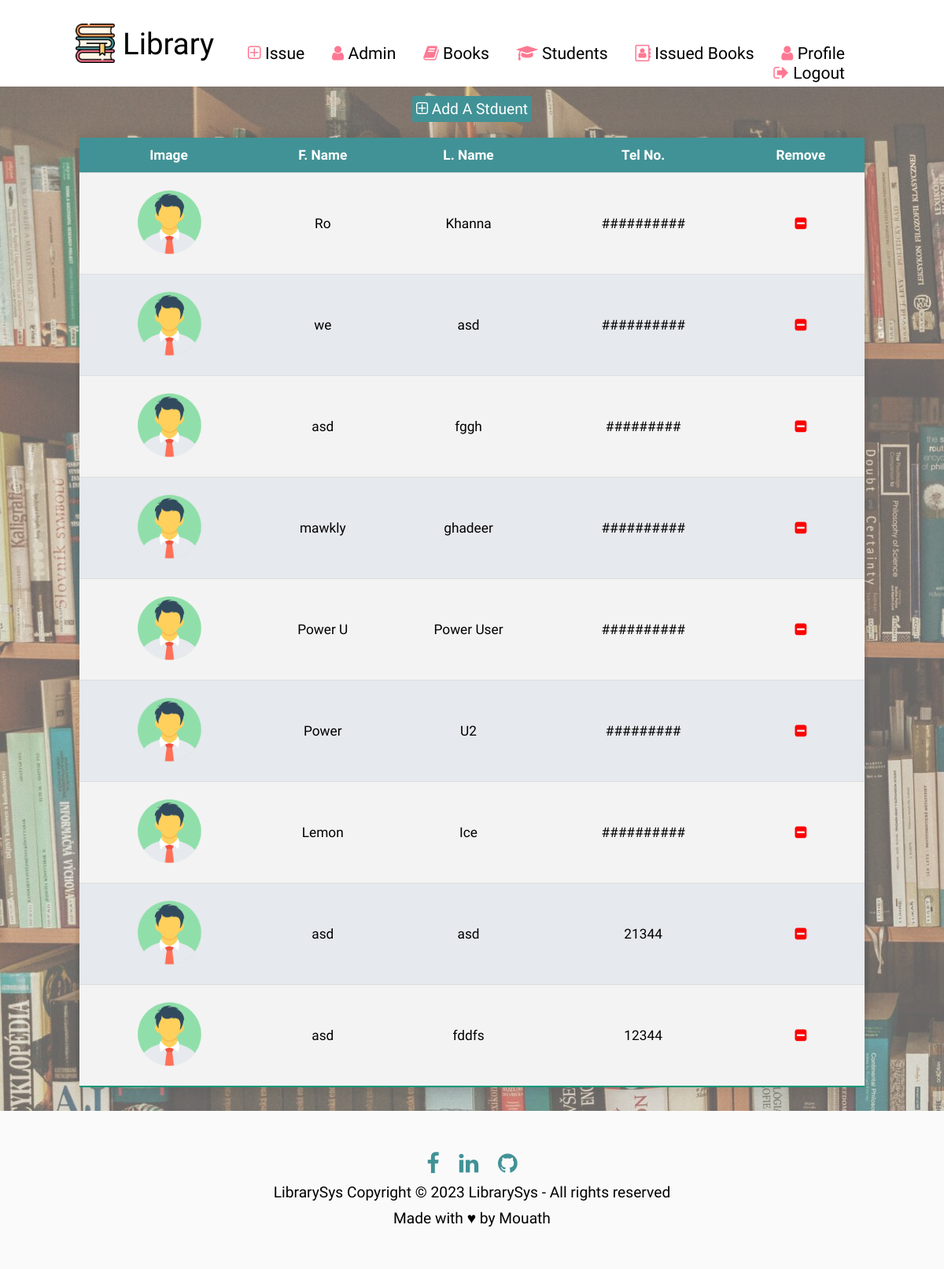
/students/ (signed in), run on an earlier commit of the app's database.
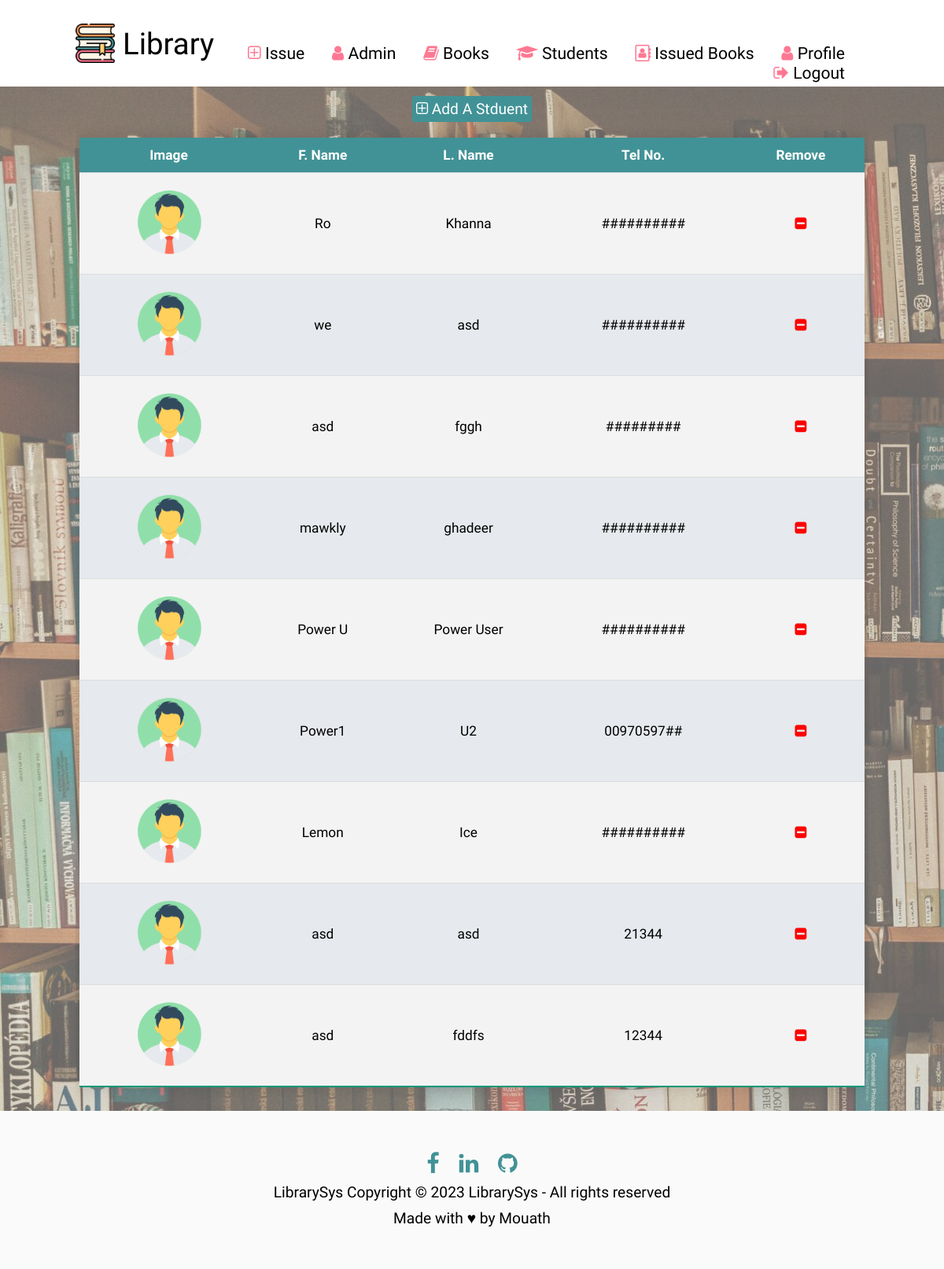
And on a later commit of the database.
### LibraryApp/models.py (models this page shows, shortened)
class Student(models.Model):
    FName=models.CharField(max_length=10)
    LName=models.CharField(max_length=10)
    TelNo=models.CharField(max_length=10)
    user=models.OneToOneField(
        User,
        on_delete=models.CASCADE
    )
    image = models.ImageField(upload_to='static/images/Students/',  blank=True)

### LibraryApp/views.py (the view)
# urls.py: path('students/', views.Students, name='Students'),
def Students(req):
    if(req.user.is_superuser):
        students=models.Student.objects.all()
        con={
            'students':students
        }
        return render(req,'Library/Students.html',con)
    else:
        return HttpResponse('impossible, not Autherized!')  # to be replaced by Messsege later

### LibraryApp/templates/Library/Students.html (shortened to what this page needs)
{% extends 'base.html' %}
{% block content %}
{% load static %}
<div class="mytable std">
    <div class="add-btn">
        <a href="{% url 'LibraryApp:AddStudents' %}"><i class="fa fa-plus-square-o" aria-hidden="true"></i>  Add A Stduent</a>
    </div>
    <table class="styled-table std">
        <th>Image</th>
        <th>F. Name</th>
        <th>L. Name</th>
        <th>Tel No.</th>
        <th>Remove</th>
        {% for i in students %}
        <tr>
            <td class="image"><a href="{% url 'LibraryApp:Profile' i.id %}"><img src="{% static i.image %}" alt=""></a></td>
            <td>{{i.FName}}</td>
            <td>{{i.LName}}</td>
            <td>{{i.TelNo}}</td>
            <td><a href="{% url 'LibraryApp:delStudents' i.id %}"><i class="fa fa-minus-square" aria-hidden="true"></i></a></td>
        </tr>
        {% endfor %}
    </table>
</div>
{% endblock %}

### LibraryApp/templates/base.html (shortened to what this page needs)
{% load static %}
<!DOCTYPE html>
<html lang="en">
<head>
    <link rel="stylesheet" href="{% static 'font-awesome-4.7.0/css/font-awesome.min.css' %}">
    <link rel="stylesheet" href="{% static 'css/main.css' %}">
    <link rel="stylesheet" href="{% static 'js/main.js' %}">
</head>
<body>
  <div class="navbar">
    <a href="{% url 'LibraryApp:home' %}" class="site-title">
      <div>
        <img src={% static 'images/site-icon.png' %} alt="" class="logo">
        <span>Library</span>
      </div>
    </a>
    <nav>
        <ul id="menuList">
          {% if user.is_authenticated %}
            {% if user.is_superuser %}
                <li><a href="{% url 'LibraryApp:IssueABook' %}"><i class="fa fa-plus-square-o" aria-hidden="true"></i> Issue</a></li>
                <li><a href="http://127.0.0.1:8000/admin/"><i class="fa fa-user" aria-hidden="true"></i> Admin</a></li>
                <li><a href="{% url 'LibraryApp:Books' %}"><i class="fa fa-book" aria-hidden="true"></i> Books</a></li>
                <li><a href="{% url 'LibraryApp:Students' %}"><i class="fa fa-graduation-cap" aria-hidden="true"></i> Students</a></li>
            {% endif %}
              <li><a href="{% url 'LibraryApp:Issued_Books' %}"><i class="fa fa-address-book-o" aria-hidden="true"></i> Issued Books </a></li>
              <li><a href="{% url 'LibraryApp:Profile' %}"><i class="fa fa-user" aria-hidden="true"></i> Profile</a></li>
              <li><a href="{% url 'LibraryApp:logout' %}"><i class="fa fa-sign-out" aria-hidden="true"></i> Logout</a></li>
          {% else %}
            <li><a class="navbar-link" href="{% url 'LibraryApp:login' %}">Login <i class="fa fa-sign-in" aria-hidden="true"></i></a></li>
          {% endif %}
        </ul>
    </nav>
</div>
  <div class="container">
    {% block content %}
    {% endblock %}
  </div>
  <footer>
    <div class="footer">
    <div class="row">
    <a href="https://www.facebook.com/moath.mubaslat/" target="_blank"><i class="fa fa-facebook"></i></a>
    <a href="https://www.linkedin.com/in/mouath-almobaslat-89a41a233/" target="_blank"><i class="fa fa-linkedin"></i></a>
    <a href="https://github.com/Mouath104/LibrarySys-v1.0" target="_blank"><i class="fa fa-github"></i></a>
    </div>
    <div class="row">
    LibrarySys Copyright © 2023 LibrarySys - All rights reserved
    </div>
    <div class="row">
        Made with ♥ by Mouath
        </div>
    </div>
</footer>
</body>
</html>

### LibraryApp/static/css/main.css (style rules this page uses)
* { margin: 0; padding: 0; font-family: 'Ubuntu', sans-serif; }
body { font-size: 1.2em; }
body .container { position: relative; }
body .container::before { content: ""; position: absolute; top: 0; left: 0; width: 100%; height: 100%; background-image: url(../images/bg-5.jpg); opacity: 0.6; z-index: -1; }
:root { --c0:#C92C6D; --c1:#ff9e5e; --c2:#419296; --c3:#ff7893; --footer:#f3f3f3; --Nav:#ff9e5e; }
.navbar div { display: flex; align-items: center; }
.navbar .site-title { text-decoration: none; color: #000; font-size: 2em; }
.site-title span { margin-left: 10px; }
.container { width: 100%; min-height: 78.5vh;; padding-left: 8%; padding-right: 8%; box-sizing: border-box; overflow: hidden; }
.navbar { display: flex; align-items: center; padding-left: 8%; padding-right: 8%; }
.navbar .logo { width: 50px; cursor: pointer; margin: 30px 0; }
.navbar nav { flex: 1; text-align: right; }
.navbar nav ul li { list-style: none; display: inline-block; margin-right: 30px; }
.navbar nav ul li a { text-decoration: none; color: #000; font-size: 14px; font-size: 1.1em; }
.footer { display: flex; flex-direction: column; background-color: #fafafa; padding: 3rem 1.5rem 3rem 1.5rem; align-items: center; }
.footer .row { text-align: center; padding: 5px 0; }
.navbar .fa { color: var(--c3); }
.footer .fa { font-size: 1.5em; padding: 0 10px 0 10px; color: var(--c2); }
.add-btn { margin-top: 10px; text-align: center; }
.add-btn a { text-decoration: none; user-select: none; color: white; padding: 5px; border-radius: 3px; }
.styled-table .fa { color: red; }
.mytable { overflow-x: auto; padding: 5px; margin-top: .2%; }
.styled-table { border-collapse: collapse; margin: 25px 0; font-size: 0.9em; min-width: 400px; box-shadow: 0 0 20px rgba(0, 0, 0, 0.15); text-align:center; width: 100%; height: 35px; user-select: none; overflow-x: scroll; }
.styled-table th, .styled-table td { padding: 12px 15px; }
.styled-table tbody tr { border-bottom: 1px solid #dddddd; }
.styled-table tbody tr:nth-of-type(even) { background-color: #f3f3f3; }
.styled-table tbody tr:nth-of-type(odd) { background-color: #e6e9ed; }
.styled-table tbody tr:last-of-type { border-bottom: 2px solid #009879; }
.std .styled-table img { width: 100px; height: 100px; border-radius: 50%; }
.std .styled-table th,.std .add-btn a { background-color: var(--c2); color: white; }

What changed in the data, as far as the page shows it:
changed Student: FName "Power" → "Power1"; TelNo "#########" → "00970597##"
